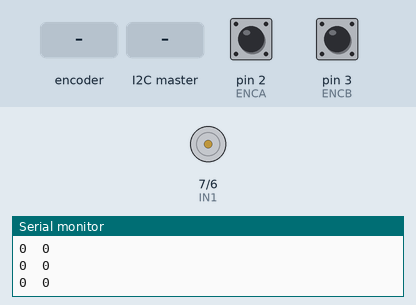
This sketch was run on a simulated Arduino Nano, built with avr-gcc and run on an emulated ATmega328P. Parts: motor-driver pin pairs drawn as motors (green arrow = first pin HIGH = forward, orange = second pin HIGH = backward, longer = more drive, scaled by the enable pin), the last lines printed to the serial monitor. The test bench sets the inputs (shaded band); at power-on: pin 2 (ENCA) HIGH, pin 3 (ENCB) HIGH.

Above: at 1.2 s.
1.3 s: rotary encoder on pin 2 (ENCA) / pin 3 (ENCB) turned 3 steps (first pin leading)
3.4 s: the I2C master sends the byte 1
At 3.8 s:
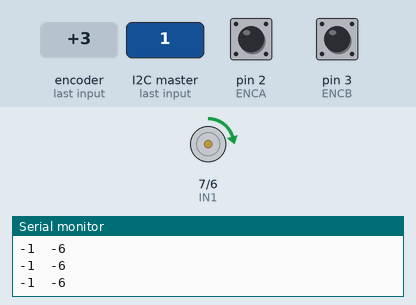
4.9 s: the I2C master sends the byte 0
At 6.1 s:
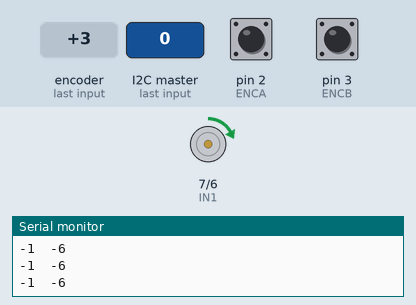
6.4 s: the I2C master sends the byte 2
At 7.3 s:
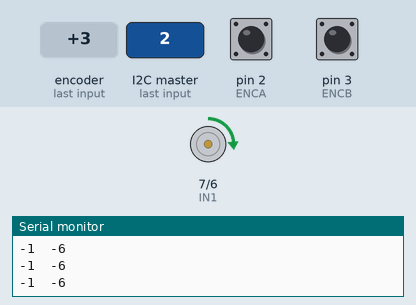
7.9 s: rotary encoder on pin 2 (ENCA) / pin 3 (ENCB) turned 3 steps (first pin leading)
At 9.2 s:
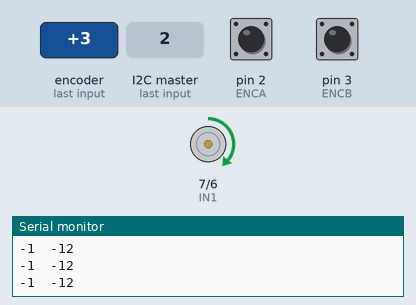
11.5 s: the I2C master sends the byte 90
At 12.6 s:
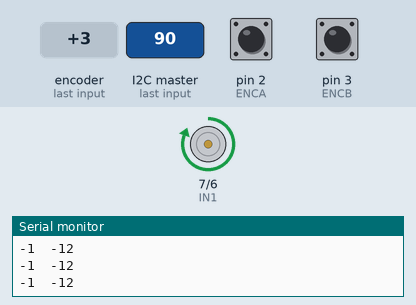
Timing chart, 0 to 14.0 s (numbered marks = the images above; inputs shaded):
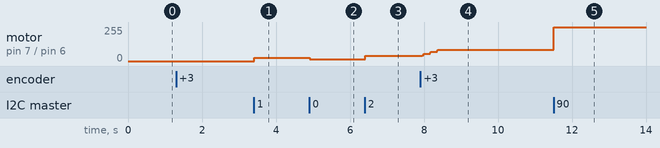

Measured:
- after the input at 3.4 s, motor on pin 7 (IN1) / pin 6 (IN2): stopped → forward 25/255 at once
- after the input at 4.9 s, motor on pin 7 (IN1) / pin 6 (IN2): forward 25/255 → forward 12/255 at once
- after the input at 6.4 s, motor on pin 7 (IN1) / pin 6 (IN2): forward 12/255 → forward 38/255 at once
- after the input at 7.9 s, motor on pin 7 (IN1) / pin 6 (IN2): rises from forward 38/255 to forward 84/255 in 0.43 s, then falls to forward 83/255 in 2.3 s
- after the input at 11.5 s, motor on pin 7 (IN1) / pin 6 (IN2): forward 83/255 → forward 255/255 at once

The sketch:

Motortreiber.ino
```cpp
#include <util/atomic.h> // For the ATOMIC_BLOCK macro
#include <Wire.h>

const byte scl = A5;
const byte sda = A4;
int addrResistor;
byte SLAVE_ADDR;

byte ENCA = 2;
byte ENCB = 3;
byte PWM = 5;
byte IN2 = 6;
byte IN1 = 7;

volatile long posi = 0; // specify posi as volatile: https://www.arduino.cc/reference/en/language/variables/variable-scope-qualifiers/volatile/
long prevT = 0;
float eprev = 0;
float eintegral = 0;

long target;

// PID constants
float kp = 0.046;
float kd = 0.1;
float ki = 0;

void setup() {
  Serial.begin(9600);

  addrResistor = analogRead(A0);
  if (addrResistor > 978 -5 and addrResistor < 978+5){
    addrResistor = 470;
    SLAVE_ADDR = 9;
    ENCA = 3;
    ENCB = 2;
    PWM = 5;
    IN2 = 6;
    IN1 = 7;
  }
  if (addrResistor > 958 -5 and addrResistor < 958+5){
    addrResistor = 680;
    SLAVE_ADDR = 10;
    ENCA = 2;
    ENCB = 3;
    PWM = 5;
    IN2 = 6;
    IN1 = 7;
  }
  if (addrResistor > 511 -5 and addrResistor < 511+5){
    addrResistor = 10000;
    SLAVE_ADDR = 11;
    ENCA = 2;
    ENCB = 3;
    PWM = 5;
    IN2 = 7;
    IN1 = 6;  }
  if (addrResistor > 839 -5 and addrResistor < 839+5){
    addrResistor = 2200;
    SLAVE_ADDR = 12;
    ENCA = 3;
    ENCB = 2;
    PWM = 5;
    IN2 = 6;
    IN1 = 7;
  }

  pinMode(ENCA,INPUT_PULLUP);
  pinMode(ENCB,INPUT_PULLUP);
  attachInterrupt(digitalPinToInterrupt(ENCA),readEncoderA,RISING);
//  attachInterrupt(digitalPinToInterrupt(ENCA),readEncoderA,FALLING);
  attachInterrupt(digitalPinToInterrupt(ENCB),readEncoderB,RISING);
//  attachInterrupt(digitalPinToInterrupt(ENCB),readEncoderB,FALLING);

  Wire.begin(SLAVE_ADDR); // join I2C
  Wire.onRequest(requestEvent);
  Wire.onReceive(receiveEvent);

  pinMode(PWM,OUTPUT);
  pinMode(IN1,OUTPUT);
  pinMode(IN2,OUTPUT);

  Serial.println("target pos");
}

void loop() {

  // set target position
  //target = 10;
  //target = 250*sin(prevT/1e6);


  // time difference
  long currT = micros();
  float deltaT = ((float) (currT - prevT))/( 1.0e6 );
  prevT = currT;

  // Read the position in an atomic block to avoid a potential
  // misread if the interrupt coincides with this code running
  // see: https://www.arduino.cc/reference/en/language/variables/variable-scope-qualifiers/volatile/
  long pos = 0;
  ATOMIC_BLOCK(ATOMIC_RESTORESTATE) {
    pos = posi;
  }

  // error
  long e = pos - target;

  // derivative
  float dedt = (e-eprev)/(deltaT);

  // integral
  float eintegralZwischenwert = eintegral + e*deltaT;

  // control signal
  float u = kp*e + kd*dedt + ki*eintegralZwischenwert;

  // motor power
  int pwr = (int) fabs(u);
  if( pwr > 255 ){
    pwr = 255;
//    eintegral = eintegralZwischenwert;
  }
  else{
    eintegral = eintegralZwischenwert;
  }

  // motor direction
  int dir = 1;
  if(u<0){
    dir = -1;
  }

  // signal the motor
  setMotor(dir,pwr,PWM,IN1,IN2);


  // store previous error
  eprev = e;
//  Serial.print("Kp: ");
//  Serial.print(kp);
//  Serial.print("\t");
//  Serial.print("Ki: ");
//  Serial.print(ki);
//  Serial.print("\t");
//  Serial.print("Kd: ");
//  Serial.print(kd);
//  Serial.print("\t");
  Serial.print(target);
  Serial.print("\t");
  Serial.print(pos);
  Serial.println();
}

void setMotor(int dir, int pwmVal, int pwm, int in1, int in2){
  analogWrite(pwm,pwmVal);
  if(dir == 1){
    digitalWrite(in1,HIGH);
    digitalWrite(in2,LOW);
  }
  else if(dir == -1){
    digitalWrite(in1,LOW);
    digitalWrite(in2,HIGH);
  }
  else{
    digitalWrite(in1,LOW);
    digitalWrite(in2,LOW);
  }
}

void readEncoderA(){
  int b = digitalRead(ENCB);
  if(b > 0){
    posi++;
  }
  else{
    posi--;
  }
}
void readEncoderB(){
  int b = digitalRead(ENCA);
  if(b > 0){
    posi--;
  }
  else{
    posi++;
  }
}

void sendLong(long value){
  for(int k=0; k<4; k++){
    byte out = (value >> 8*(3-k)) & 0xFF;
    Wire.write(out);
  }
}

long receiveLong(){
  long outValue;
  for(int k=0; k<4; k++){
    byte nextByte = Wire.read();
    outValue = (outValue << 8) | nextByte;
  }
  return outValue;
}

float receiveFloat(){
  int zwischenwert;
  for(int k=0; k<2; k++){
    byte nextByte = Wire.read();
    zwischenwert = (zwischenwert << 8) | nextByte;
  }
  float outValue = float(zwischenwert) / 100.0;
  return outValue;
}

void requestEvent(){
  sendLong(posi);
}

void receiveEvent(int howMany){
  kp = receiveFloat();
  ki = receiveFloat();
  kd = receiveFloat();
  target = receiveLong();
  eprev = 0;
  eintegral = 0;
  prevT = micros();
}
```
